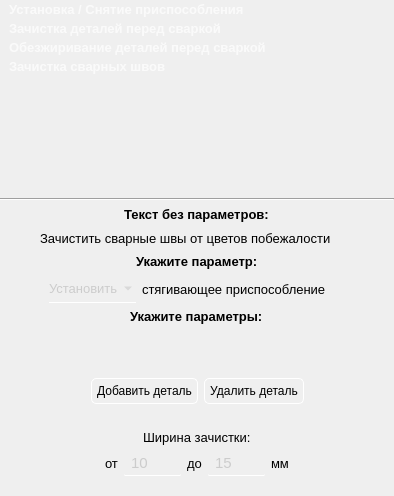
     <widget class="QWidget" name="page__svarka">
      <layout class="QVBoxLayout" name="verticalLayout_4">
       <property name="leftMargin">
        <number>0</number>
       </property>
       <property name="topMargin">
        <number>0</number>
       </property>
       <property name="rightMargin">
        <number>0</number>
       </property>
       <property name="bottomMargin">
        <number>0</number>
       </property>
       <item>
        <widget class="QListWidget" name="listWidget_svarka">
         <property name="sizePolicy">
          <sizepolicy hsizetype="Expanding" vsizetype="Expanding">
           <horstretch>0</horstretch>
           <verstretch>0</verstretch>
          </sizepolicy>
         </property>
         <property name="minimumSize">
          <size>
           <width>200</width>
           <height>0</height>
          </size>
         </property>
         <property name="font">
          <font>
           <pointsize>10</pointsize>
           <bold>true</bold>
          </font>
         </property>
         <property name="cursor" stdset="0">
          <cursorShape>PointingHandCursor</cursorShape>
         </property>
         <property name="styleSheet">
          <string notr="true">
/* ───────────── Сам список ───────────── */
QListWidget {
    background: transparent;
    font-size: 10pt;
	border: none;
    color: #E8EAF0;
}

/* ───────────── Элементы ───────────── */
QListWidget::item {
    background: transparent;
    border: none;
    border-radius: 12px;
    margin: 2px 6px;
    color: rgba(255, 255, 255, 0.72);
}

QListWidget::item:hover {
    background: rgba(255, 255, 255, 0.07);
    color: #FFFFFF;
}

QListWidget::item:selected {
    background: qlineargradient(x1:0, y1:0, x2:1, y2:0,
        stop:0 rgba(94, 129, 255, 0.32),
        stop:1 rgba(94, 129, 255, 0.08));
    color: #FFFFFF;
}

QListWidget::item:selected:hover {
    background: qlineargradient(x1:0, y1:0, x2:1, y2:0,
        stop:0 rgba(94, 129, 255, 0.42),
        stop:1 rgba(94, 129, 255, 0.14));
}

/* убираем рамку/пунктир при фокусе */
QListWidget:focus,
QListWidget::item:focus {
    outline: none;
    border: none;
}

/* ───────────── Вертикальный скроллбар ───────────── */
QScrollBar:vertical {
    background: transparent;
    width: 10px;
    margin: 4px 2px;
    border-radius: 5px;
}
QScrollBar::handle:vertical {
    background: rgba(255, 255, 255, 0.18);
    min-height: 30px;
    border-radius: 5px;
}
QScrollBar::handle:vertical:hover {
    background: rgba(255, 255, 255, 0.32);
}
QScrollBar::add-line:vertical,
QScrollBar::sub-line:vertical { height: 0; }
QScrollBar::add-page:vertical,
QScrollBar::sub-page:vertical { background: transparent; }

/* ───────────── Горизонтальный скроллбар ───────────── */
QScrollBar:horizontal {
    background: transparent;
    height: 10px;
    margin: 2px 4px;
    border-radius: 5px;
}
QScrollBar::handle:horizontal {
    background: rgba(255, 255, 255, 0.18);
    min-width: 30px;
    border-radius: 5px;
}
QScrollBar::handle:horizontal:hover {
    background: rgba(255, 255, 255, 0.32);
}
QScrollBar::add-line:horizontal,
QScrollBar::sub-line:horizontal { width: 0; }
QScrollBar::add-page:horizontal,
QScrollBar::sub-page:horizontal { background: transparent; }
</string>
         </property>
         <property name="tabKeyNavigation">
          <bool>false</bool>
         </property>
         <property name="alternatingRowColors">
          <bool>false</bool>
         </property>
         <item>
          <property name="text">
           <string>Установка / Снятие приспособления</string>
          </property>
         </item>
         <item>
          <property name="text">
           <string>Зачистка деталей перед сваркой</string>
          </property>
         </item>
         <item>
          <property name="text">
           <string>Обезжиривание деталей перед сваркой</string>
          </property>
         </item>
         <item>
          <property name="text">
           <string>Зачистка сварных швов</string>
          </property>
         </item>
        </widget>
       </item>
       <item>
        <widget class="Line" name="line_3">
         <property name="orientation">
          <enum>Qt::Orientation::Horizontal</enum>
         </property>
        </widget>
       </item>
       <item>
        <widget class="QWidget" name="text_svarka_3" native="true">
         <layout class="QVBoxLayout" name="verticalLayout_13">
          <property name="leftMargin">
           <number>0</number>
          </property>
          <property name="topMargin">
           <number>0</number>
          </property>
          <property name="rightMargin">
           <number>0</number>
          </property>
          <property name="bottomMargin">
           <number>0</number>
          </property>
          <item alignment="Qt::AlignmentFlag::AlignHCenter">
           <widget class="QLabel" name="label_24">
            <property name="font">
             <font>
              <pointsize>10</pointsize>
              <bold>true</bold>
             </font>
            </property>
            <property name="styleSheet">
             <string notr="true">background: none;</string>
            </property>
            <property name="text">
             <string>Текст без параметров:</string>
            </property>
           </widget>
          </item>
          <item>
           <layout class="QHBoxLayout" name="horizontalLayout_13">
            <property name="rightMargin">
             <number>20</number>
            </property>
            <item>
             <spacer name="horizontalSpacer_18">
              <property name="orientation">
               <enum>Qt::Orientation::Horizontal</enum>
              </property>
              <property name="sizeHint" stdset="0">
               <size>
                <width>40</width>
                <height>20</height>
               </size>
              </property>
             </spacer>
            </item>
            <item>
             <widget class="QLabel" name="label_18">
              <property name="font">
               <font>
                <pointsize>10</pointsize>
               </font>
              </property>
              <property name="styleSheet">
               <string notr="true">background: none;</string>
              </property>
              <property name="text">
               <string>Зачистить сварные швы от цветов побежалости </string>
              </property>
             </widget>
            </item>
            <item>
             <spacer name="horizontalSpacer_19">
              <property name="orientation">
               <enum>Qt::Orientation::Horizontal</enum>
              </property>
              <property name="sizeHint" stdset="0">
               <size>
                <width>40</width>
                <height>20</height>
               </size>
              </property>
             </spacer>
            </item>
           </layout>
          </item>
         </layout>
        </widget>
       </item>
       <item>
        <widget class="QWidget" name="text_svarka_1" native="true">
         <layout class="QVBoxLayout" name="verticalLayout_7">
          <property name="leftMargin">
           <number>0</number>
          </property>
          <property name="topMargin">
           <number>0</number>
          </property>
          <property name="rightMargin">
           <number>0</number>
          </property>
          <property name="bottomMargin">
           <number>0</number>
          </property>
          <item alignment="Qt::AlignmentFlag::AlignHCenter">
           <widget class="QLabel" name="label_20">
            <property name="font">
             <font>
              <pointsize>10</pointsize>
              <bold>true</bold>
             </font>
            </property>
            <property name="styleSheet">
             <string notr="true">background: none;</string>
            </property>
            <property name="text">
             <string>Укажите параметр:</string>
            </property>
           </widget>
          </item>
          <item>
           <layout class="QHBoxLayout" name="horizontalLayout_9">
            <property name="rightMargin">
             <number>20</number>
            </property>
            <item>
             <spacer name="horizontalSpacer_12">
              <property name="orientation">
               <enum>Qt::Orientation::Horizontal</enum>
              </property>
              <property name="sizeHint" stdset="0">
               <size>
                <width>40</width>
                <height>20</height>
               </size>
              </property>
             </spacer>
            </item>
            <item>
             <widget class="QComboBox" name="comboBox_position_type">
              <property name="font">
               <font>
                <pointsize>10</pointsize>
               </font>
              </property>
              <property name="styleSheet">
               <string notr="true">QComboBox {
	padding: 5, 5, 5, 5;
	border: none;
	border-bottom: 1px solid white;
	background: rgba(255, 255, 255, 0);
	transition: color 0.3s ease;
	transition: border-bottom 0.4s ease;
	color: rgb(204, 204, 204);
	font-size: 10pt;
}
QComboBox:hover {
   color: rgb(167, 167, 167);
}

QComboBox::item {
	background: rgb(67, 67, 67);
	border-radius: none;
}

QComboBox QAbstractItemView {
	border-radius: none;
    background: qlineargradient(spread:pad, x1:0, y1:0, x2:1, y2:0, stop:0 rgb(58, 58, 58), stop:1 rgb(88, 88, 88));
	selection-border-radius: none;
	selection-border: none;
	border: none;
	border-radius: 0;
	outline: none;
}
QComboBox QAbstractItemView::item {
    min-height: 15px;
	width: 15px;
	border: none;
	border-radius: none;
}
QComboBox QAbstractItemView::item:hover {
	color:rgb(173, 173, 173);
	border-bottom: 1px solid white;
}

</string>
              </property>
              <item>
               <property name="text">
                <string>Установить</string>
               </property>
              </item>
              <item>
               <property name="text">
                <string>Снять</string>
               </property>
              </item>
             </widget>
            </item>
            <item>
             <widget class="QLabel" name="label_16">
              <property name="font">
               <font>
                <pointsize>10</pointsize>
               </font>
              </property>
              <property name="styleSheet">
               <string notr="true">background: none;</string>
              </property>
              <property name="text">
               <string>стягивающее приспособление</string>
              </property>
             </widget>
            </item>
            <item>
             <spacer name="horizontalSpacer_11">
              <property name="orientation">
               <enum>Qt::Orientation::Horizontal</enum>
              </property>
              <property name="sizeHint" stdset="0">
               <size>
                <width>40</width>
                <height>20</height>
               </size>
              </property>
             </spacer>
            </item>
           </layout>
          </item>
         </layout>
        </widget>
       </item>
       <item>
        <widget class="QWidget" name="text_svarka_2" native="true">
         <layout class="QVBoxLayout" name="verticalLayout_5">
          <property name="leftMargin">
           <number>0</number>
          </property>
          <property name="topMargin">
           <number>0</number>
          </property>
          <property name="rightMargin">
           <number>0</number>
          </property>
          <property name="bottomMargin">
           <number>20</number>
          </property>
          <item>
           <layout class="QVBoxLayout" name="verticalLayout_6">
            <property name="leftMargin">
             <number>0</number>
            </property>
            <property name="rightMargin">
             <number>0</number>
            </property>
            <item alignment="Qt::AlignmentFlag::AlignHCenter">
             <widget class="QLabel" name="label_19">
              <property name="font">
               <font>
                <pointsize>10</pointsize>
                <bold>true</bold>
               </font>
              </property>
              <property name="styleSheet">
               <string notr="true">background: none;</string>
              </property>
              <property name="text">
               <string>Укажите параметры:</string>
              </property>
             </widget>
            </item>
            <item>
             <widget class="QWidget" name="widget_zach" native="true">
              <layout class="QVBoxLayout" name="verticalLayout_10">
               <item>
                <layout class="QGridLayout" name="box_details_zach">
                 <property name="rightMargin">
                  <number>0</number>
                 </property>
                </layout>
               </item>
              </layout>
             </widget>
            </item>
            <item>
             <widget class="QWidget" name="widget_obez" native="true">
              <layout class="QVBoxLayout" name="verticalLayout_12">
               <item>
                <layout class="QGridLayout" name="box_details_obez">
                 <property name="rightMargin">
                  <number>0</number>
                 </property>
                </layout>
               </item>
              </layout>
             </widget>
            </item>
           </layout>
          </item>
          <item>
           <layout class="QHBoxLayout" name="horizontalLayout_4">
            <property name="bottomMargin">
             <number>20</number>
            </property>
            <item>
             <spacer name="horizontalSpacer_7">
              <property name="orientation">
               <enum>Qt::Orientation::Horizontal</enum>
              </property>
              <property name="sizeHint" stdset="0">
               <size>
                <width>40</width>
                <height>20</height>
               </size>
              </property>
             </spacer>
            </item>
            <item alignment="Qt::AlignmentFlag::AlignHCenter">
             <widget class="QPushButton" name="pushButton_add_detail">
              <property name="styleSheet">
               <string notr="true">QPushButton {
	border: 1px solid;
	border-color: white;
	border-radius: 5px;
	height: 20px;
	background-color: none;
	padding: 2 5 2 5
}
QPushButton:hover {
	background-color: rgb(0, 111, 171)
}
QPushButton:pressed {
	background-color: rgb(0, 53, 93)
}</string>
              </property>
              <property name="text">
               <string>Добавить деталь</string>
              </property>
             </widget>
            </item>
            <item alignment="Qt::AlignmentFlag::AlignHCenter">
             <widget class="QPushButton" name="pushButton_del_detail">
              <property name="styleSheet">
               <string notr="true">QPushButton {
	border: 1px solid;
	border-color: white;
	border-radius: 5px;
	height: 20px;
	background-color: none;
	padding: 2 5 2 5
}
QPushButton:hover {
	background-color: rgb(0, 111, 171)
}
QPushButton:pressed {
	background-color: rgb(0, 53, 93)
}</string>
              </property>
              <property name="text">
               <string>Удалить деталь</string>
              </property>
             </widget>
            </item>
            <item>
             <spacer name="horizontalSpacer_8">
              <property name="orientation">
               <enum>Qt::Orientation::Horizontal</enum>
              </property>
              <property name="sizeHint" stdset="0">
               <size>
                <width>40</width>
                <height>20</height>
               </size>
              </property>
             </spacer>
            </item>
           </layout>
          </item>
          <item alignment="Qt::AlignmentFlag::AlignHCenter">
           <widget class="QLabel" name="label">
            <property name="font">
             <font>
              <pointsize>10</pointsize>
             </font>
            </property>
            <property name="styleSheet">
             <string notr="true">background: none;</string>
            </property>
            <property name="text">
             <string>Ширина зачистки:</string>
            </property>
           </widget>
          </item>
          <item>
           <layout class="QHBoxLayout" name="horizontalLayout_8">
            <property name="topMargin">
             <number>0</number>
            </property>
            <item>
             <spacer name="horizontalSpacer">
              <property name="orientation">
               <enum>Qt::Orientation::Horizontal</enum>
              </property>
              <property name="sizeHint" stdset="0">
               <size>
                <width>40</width>
                <height>20</height>
               </size>
              </property>
             </spacer>
            </item>
            <item alignment="Qt::AlignmentFlag::AlignHCenter">
             <widget class="QLabel" name="label_2">
              <property name="font">
               <font>
                <pointsize>10</pointsize>
               </font>
              </property>
              <property name="styleSheet">
               <string notr="true">background: none;</string>
              </property>
              <property name="text">
               <string>от</string>
              </property>
             </widget>
            </item>
            <item alignment="Qt::AlignmentFlag::AlignHCenter">
             <widget class="QSpinBox" name="spinBox_width_min">
              <property name="font">
               <font>
                <pointsize>11</pointsize>
               </font>
              </property>
              <property name="styleSheet">
               <string notr="true">QSpinBox {
	padding: 2 5 2 5;	
	border: none;
	border-bottom: 1px solid white;
	border-radius: 1px;
	background: rgba(255, 255, 255, 0);
	transition: color 0.3s ease;
	transition: border-bottom 0.4s ease;
	color: rgb(204, 204, 204);
	font-size: 11pt
}

QSpinBox:disabled {
	color: rgb(120, 106, 107);
	background: rgba(255, 255, 255, 20);
}

QSpinBox:hover {
	color: rgb(255, 255, 255)
}

QSpinBox:pressed {
	border-bottom: 1px solid white;
}
</string>
              </property>
              <property name="suffix">
               <string/>
              </property>
              <property name="minimum">
               <number>1</number>
              </property>
              <property name="maximum">
               <number>100</number>
              </property>
              <property name="value">
               <number>10</number>
              </property>
             </widget>
            </item>
            <item alignment="Qt::AlignmentFlag::AlignHCenter">
             <widget class="QLabel" name="label_3">
              <property name="font">
               <font>
                <pointsize>10</pointsize>
               </font>
              </property>
              <property name="styleSheet">
               <string notr="true">background: none;</string>
              </property>
              <property name="text">
               <string>до</string>
              </property>
             </widget>
            </item>
            <item alignment="Qt::AlignmentFlag::AlignHCenter">
             <widget class="QSpinBox" name="spinBox_width_max">
              <property name="font">
               <font>
                <pointsize>11</pointsize>
               </font>
              </property>
              <property name="styleSheet">
               <string notr="true">QSpinBox {
	padding: 2 5 2 5;	
	border: none;
	border-bottom: 1px solid white;
	border-radius: 1px;
	background: rgba(255, 255, 255, 0);
	transition: color 0.3s ease;
	transition: border-bottom 0.4s ease;
	color: rgb(204, 204, 204);
	font-size: 11pt
}

QSpinBox:disabled {
	color: rgb(120, 106, 107);
	background: rgba(255, 255, 255, 20);
}

QSpinBox:hover {
	color: rgb(255, 255, 255)
}

QSpinBox:pressed {
	border-bottom: 1px solid white;
}
</string>
              </property>
              <property name="suffix">
               <string/>
              </property>
              <property name="minimum">
               <number>1</number>
              </property>
              <property name="maximum">
               <number>100</number>
              </property>
              <property name="value">
               <number>15</number>
              </property>
             </widget>
            </item>
            <item>
             <widget class="QLabel" name="label_4">
              <property name="font">
               <font>
                <pointsize>10</pointsize>
               </font>
              </property>
              <property name="styleSheet">
               <string notr="true">background: none;</string>
              </property>
              <property name="text">
               <string>мм</string>
              </property>
             </widget>
            </item>
            <item>
             <spacer name="horizontalSpacer_4">
              <property name="orientation">
               <enum>Qt::Orientation::Horizontal</enum>
              </property>
              <property name="sizeHint" stdset="0">
               <size>
                <width>40</width>
                <height>20</height>
               </size>
              </property>
             </spacer>
            </item>
           </layout>
          </item>
         </layout>
        </widget>
       </item>
      </layout>
     </widget>
